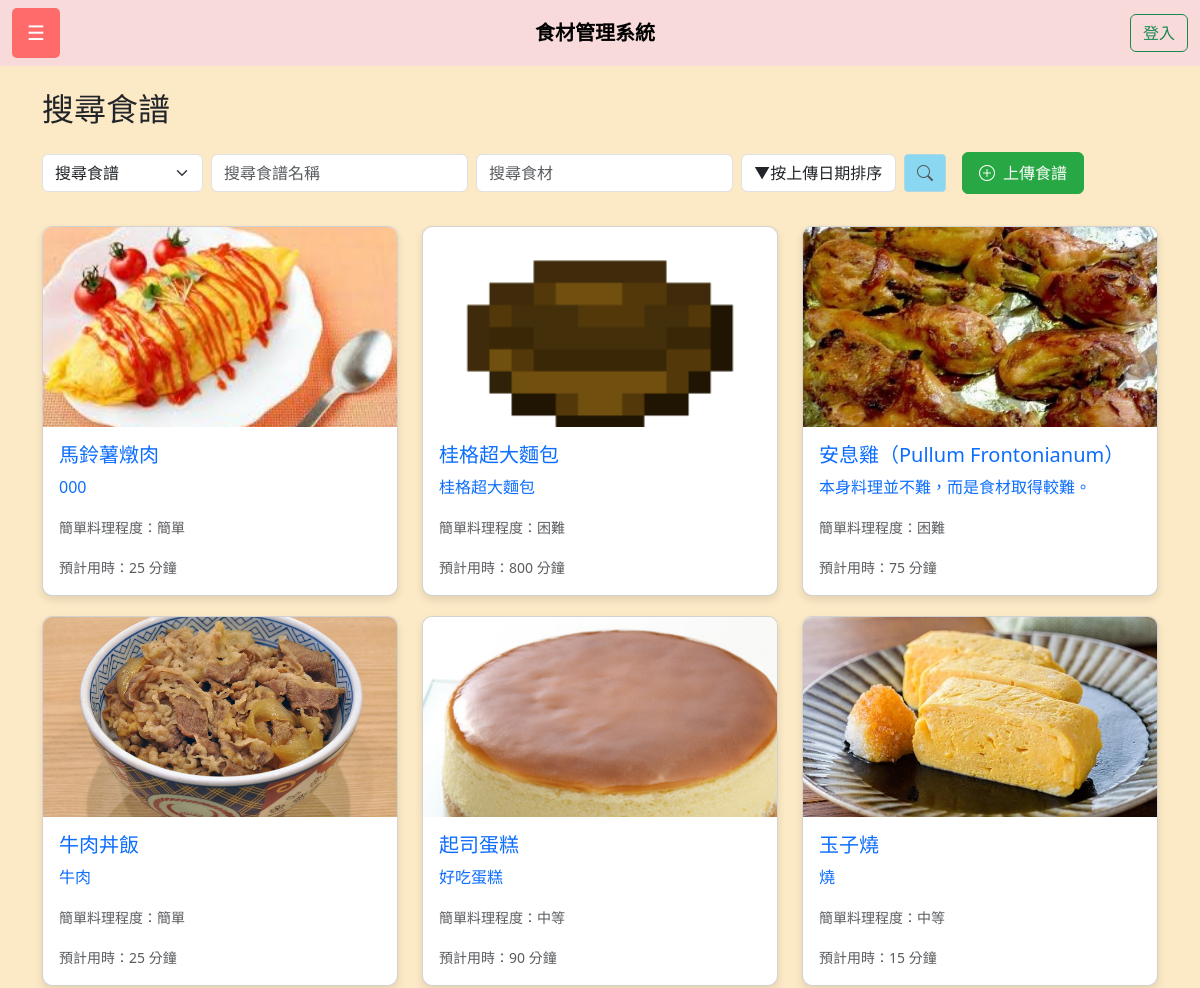
Before: /recipe.php (upper part) with the older database file.
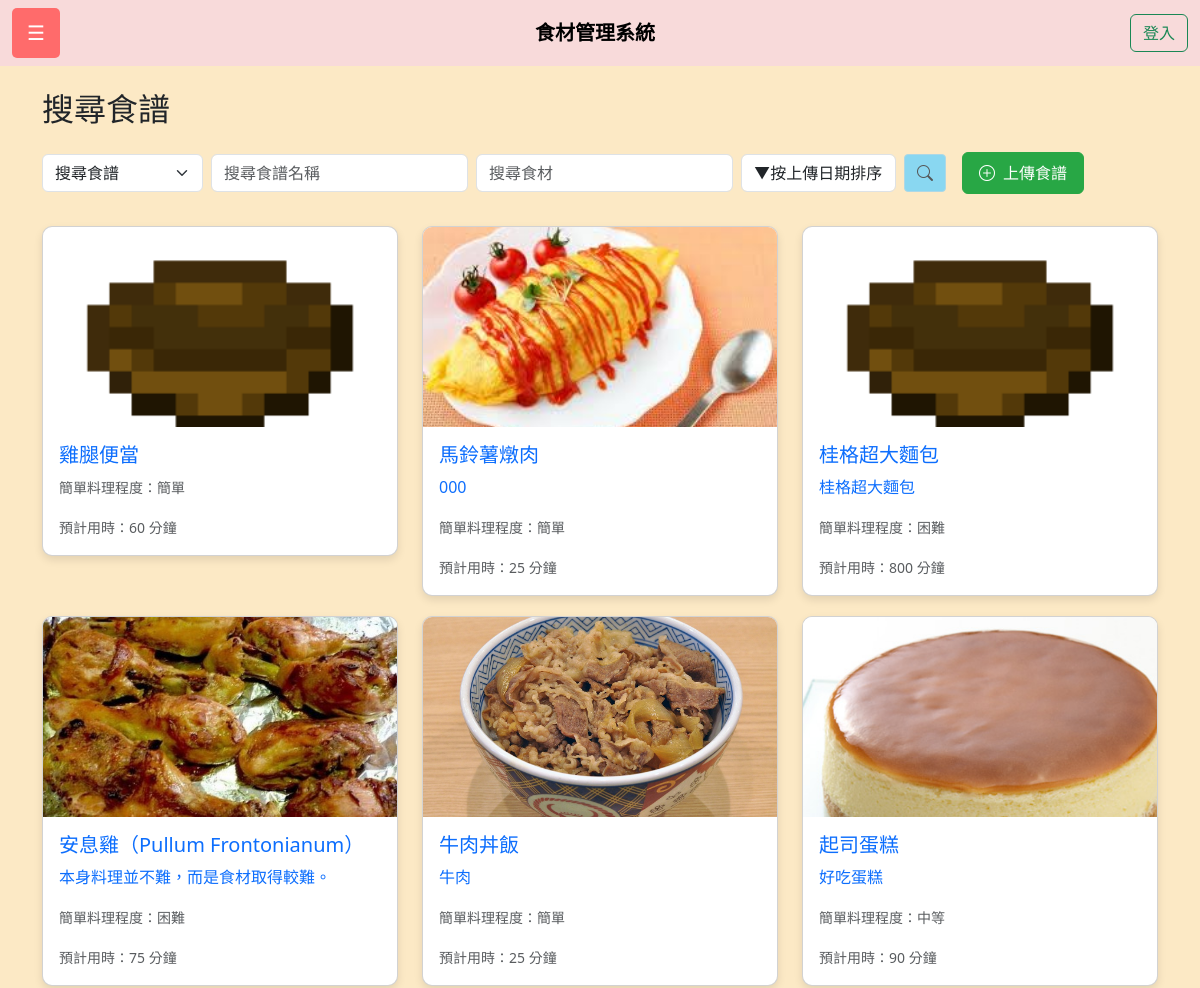
After: the same page with the newer database file.
### tables this page shows
CREATE TABLE `recipe` (
  `RecipeId` int(11) NOT NULL,
  `rName` varchar(50) NOT NULL,
  `cooktime` int(11) DEFAULT NULL,
  `DifficultyLevel` varchar(20) DEFAULT NULL,
  `Description` text DEFAULT NULL,
  `uId` int(11) NOT NULL,
  `UploadDate` timestamp NOT NULL DEFAULT current_timestamp(),
  `CoverImage` varchar(255) DEFAULT NULL,
  `ViewCount` int(11) NOT NULL DEFAULT 0
);

### recipe.php (the view, shortened to what the changed rows need)
<?php
$conn = new mysqli("localhost", "root", "", "foodmanager");
$sortQuery = isset($_GET['sort']) ? $_GET['sort'] : 'upload_date';
$query = "
    SELECT r.*, u.uName, u.uImage, IFNULL(l.LikeCount, 0) AS LikeCount
    FROM Recipe r
    JOIN user u ON r.uId = u.uId
    LEFT JOIN (
        SELECT RecipeId, COUNT(*) AS LikeCount
        FROM recipe_likes
        GROUP BY RecipeId
    ) l ON r.RecipeId = l.RecipeId
";
switch ($sortQuery) {
    case 'upload_date':
        $query .= " ORDER BY r.UploadDate DESC";
        break;
}
$result = $conn->query($query);
$recipes = [];
if ($result && $result->num_rows > 0) {
    while ($row = $result->fetch_assoc()) {
        $recipes[] = $row;
    }
}
?>
<!DOCTYPE html>
<html lang="zh-Hant">
<head>
    <link rel="stylesheet" href="css/boot.css">
    <link rel="stylesheet" href="css/recipe_like.css">
    <link href="https://cdn.jsdelivr.net/npm/bootstrap@5.3.0/dist/css/bootstrap.min.css" rel="stylesheet">
    <link rel="stylesheet" href="https://cdn.jsdelivr.net/npm/bootstrap-icons@1.10.5/font/bootstrap-icons.css">
</head>
<body>
    <div class="container mt-4">
        <h2 class="mb-4">搜尋食譜</h2>
        <div class="row">
            <?php if (empty($recipes)): ?>
                <div class="col-12">
                    <p>尚未有任何食譜或找不到符合條件的食譜。</p>
                </div>
            <?php else: ?>
                <?php foreach ($recipes as $recipe):
                ?>
                    <div class="col-md-4">
                        <div class="card">
                            <a href="recipe_detail.php?RecipeId=<?php echo $recipe['RecipeId']; ?>" class="text-decoration-none">
                                <?php if ($recipe['CoverImage']): ?>
                                    <img src="<?php echo htmlspecialchars($recipe['CoverImage']); ?>" class="card-img-top" alt="食譜封面">
                                <?php else: ?>
                                    <img src="img/recipe-placeholder.jpg" class="card-img-top" alt="預設封面">
                                <?php endif; ?>
                                <div class="card-body">
                                    <h5 class="card-title"><?php echo htmlspecialchars($recipe['rName']); ?></h5>
                                    <?php if (!empty($recipe['Description'])): ?>
                                        <div class="mb-3">
                                            <p><?php echo htmlspecialchars($recipe['Description']); ?></p>
                                        </div>
                                    <?php endif; ?>
                                    <p class="card-text">
                                        <small class="text-muted">
                                            簡單料理程度：<?php echo htmlspecialchars($recipe['DifficultyLevel'] ?? '未指定'); ?>
                                        </small>
                                    </p>
                                    <p class="card-text">
                                        <small class="text-muted">
                                            預計用時：<?php echo $recipe['cooktime'] ? $recipe['cooktime'] . ' 分鐘' : '未指定'; ?>
                                        </small>
                                    </p>
                                </div>
                            </a>
                        </div>
                    </div>
                <?php endforeach; ?>
            <?php endif; ?>
        </div>
    </div>
</body>
</html>

Changed rows visible on the page:
no longer on this page (row unchanged): recipe: CoverImage (picture), rName "玉子燒", Description "燒", DifficultyLevel "中等", cooktime "15"
added recipe: rName "雞腿便當", DifficultyLevel "簡單", cooktime "60"
